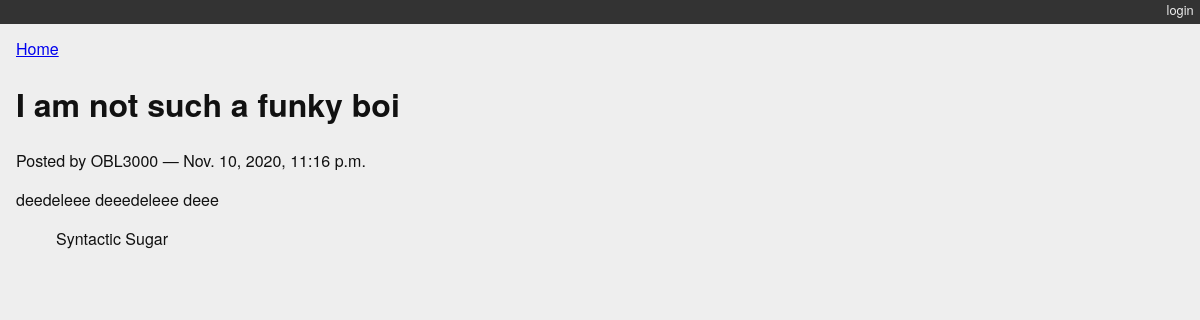
The page /blogging/posts/2/ on the database its author committed.
### blogging/models.py (models this page shows)
class Post(models.Model):
    title = models.CharField(max_length=128)
    text = models.TextField(blank=True)
    author = models.ForeignKey(User, on_delete=models.CASCADE)
    created_date = models.DateTimeField(auto_now_add=True)
    modified_date = models.DateTimeField(auto_now=True)
    published_date = models.DateTimeField(blank=True, null=True)
    def __str__(self):
        return self.title

class Category(models.Model):
    name = models.CharField(max_length=128)
    description = models.TextField(blank=True)
    posts = models.ManyToManyField(Post, blank=True, related_name='categories')
    def __str__(self):
        return self.name
    class Meta:
        verbose_name_plural = 'CategorieZZZ'

### blogging/views.py (the view, shortened to what this page needs)
# urls.py: path('posts/<int:post_id>/', detail_view, name="blog_detail"),
def detail_view(request, post_id):
    published = Post.objects.exclude(published_date__exact=None)
    try:
        post = published.get(pk=post_id) #pk is a builtin (primary key, int) column in the model
    except Post.DoesNotExist:
        raise Http404
    context = {'post': post}
    return render(request, 'blogging/detail.html', context)

### blogging/templates/blogging/detail.html
{% extends "base.html" %}
{% block content %}
<a class="backlink" href="/">Home</a>
<h1>{{ post }}</h1>
<p class="byline">
  Posted by {{ post.author.username }} &mdash; {{ post.published_date }}
</p>
<div class="post-body">
  {{ post.text }}
</div>
<ul class="categories">
  {% for category in post.categories.all %}
    <li>{{ category }}</li>
  {% endfor %}
</ul>
{% endblock %}

### blogging/static/django_blog.css (style rules this page uses)
body { background-color: #eee; color: #111; font-family: "HelveticaNeue-Light", "Helvetica Neue Light", "Helvetica Neue", Helvetica, Arial, "Lucida Grande", sans-serif; margin:0; padding:0; }
ul.categories { list-style: none; list-style-type: none; }
ul.categories li { display: inline; }

### rows shown on the page
Post: title "I am not such a funky boi", author.username "OBL3000", published_date "Nov. 10, 2020, 11:16 p.m.", text "deedeleee deeedeleee deee"
Category: name "Syntactic Sugar"
